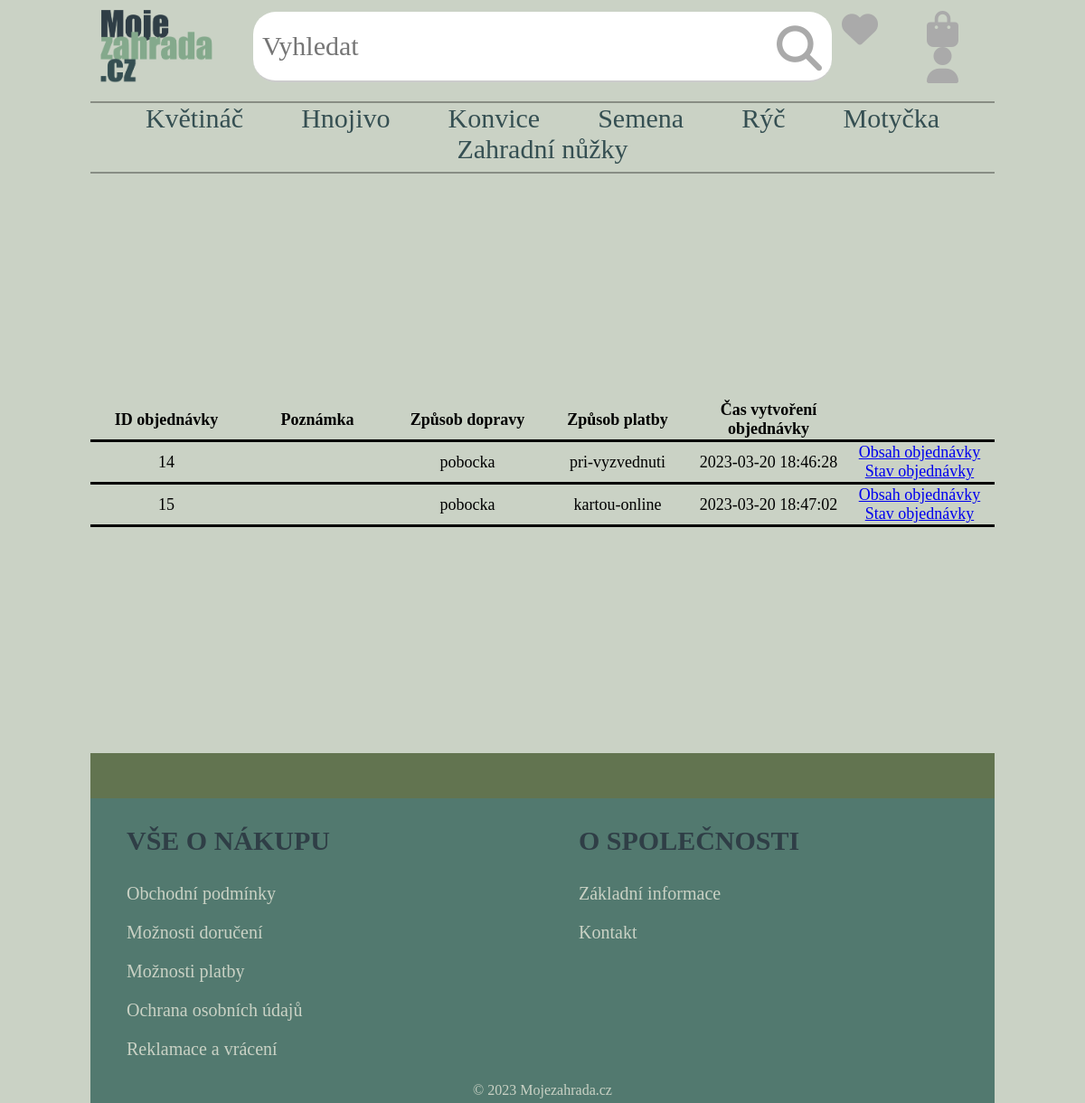
Screenshot of /mojezahrada/zakaznikObjednavky.php with the database file from the repository.
### tables this page shows
CREATE TABLE `kategorie` (
  `id_kategorie` int(3) NOT NULL,
  `nazev` varchar(30) NOT NULL
);

CREATE TABLE `objednavka` (
  `id_o` int(5) NOT NULL,
  `id_zakaznika` int(4) NOT NULL,
  `poznamky` varchar(200) DEFAULT NULL,
  `zpusob_dopravy` varchar(30) NOT NULL,
  `zpusob_platby` varchar(30) NOT NULL,
  `cas_vytvoreni_objednavky` datetime NOT NULL DEFAULT current_timestamp()
);

### mojezahrada/Databaze.php (called while the page is built, shortened)
<?php
class Databaze {
    private $server = "localhost";
    private $uzivatel = "root";
    private $heslo = "";
    private $databaze = "eshop_zahrada";
    public function pripojit() {
        $spojeni = mysqli_connect($this->server, $this->uzivatel, $this->heslo, $this->databaze);
        return $spojeni;
    }
    public function vybrat($tabulka, $sloupce = "*", $podminka = "") {
        $spojeni = $this->pripojit();
        $dotaz = "SELECT $sloupce FROM $tabulka";
        if ($podminka != "") {
            $dotaz .= " WHERE $podminka";
        }
        $vysledek = mysqli_query($spojeni, $dotaz);
        return $vysledek;
    }
}

### mojezahrada/zakaznikObjednavky.php (the view, shortened to what this page needs)
<!DOCTYPE html>
<html lang="cs">
<head>
    <?php
    include_once "link-styly.php";
    ?>
    <link rel="stylesheet" href="styles/kosik-style.css">
</head>
<body>
<?php
include_once "header.php";
include_once "navigace.php";
?>
<table class="vypisKosik" cellspacing="0">
    <thead>
    <tr>
        <th>ID objednávky</th>
        <th>Poznámka</th>
        <th>Způsob dopravy</th>
        <th>Způsob platby</th>
        <th>Čas vytvoření objednávky</th>
        <th></th>
    </tr>
    </thead>
    <tbody>
    <?php
    include_once "autentizace.php";
    include_once "header.php";
    include_once "navigace.php";
    $tabulka= "objednavka";
    $dotaz = "*";
    $podminka = "id_zakaznika ='".$id_zakaznika."'";
    $db = new Databaze();
    $vysledek = $db->vybrat($tabulka,$dotaz,$podminka);
    if ($vysledek->num_rows > 0) {
        while ($radek = $vysledek->fetch_assoc()) {
            ?>
            <tr>
                <td><?= $radek['id_o']; ?></td>
                <td><?= $radek['poznamky']; ?></td>
                <td><?= $radek['zpusob_dopravy']; ?></td>
                <td><?= $radek['zpusob_platby']; ?></td>
                <td><?= $radek['cas_vytvoreni_objednavky']; ?></td>
                <td>
                    <a href="zakaznikObsahObjednavky.php?id_o=<?= $radek['id_o']; ?>" >Obsah objednávky</a>
                    <a href="zakaznikStavObjednavky.php?id_o=<?= $radek['id_o']; ?>" >Stav objednávky</a>
                </td>
            </tr>
            <?php
        }
    } else {
        echo "<tr>
                <td><h5>Žádné objednávky</h5></td>
              </tr>";
    }
    ?>
    </tbody>
</table>
<?php
include_once "paticka.php";
?>
</body>
</html>

### mojezahrada/vypisKategriiNav.php (shortened to what this page needs)
<?php
$tabulka= "kategorie";
$db = new Databaze();
$vysledek = $db->vybrat($tabulka);
if ($vysledek->num_rows > 0) {
    while ($radek = $vysledek->fetch_assoc()) {
        ?>
            <li><a href="vypisKategorieProduktu.php?id_kategorie=<?=$radek["id_kategorie"]?>"><?=$radek["nazev"]; ?></a></li>
        <?php
    }
} else {
    echo "Nejsou žádné kategorie";
}
?>

### mojezahrada/styles/index-style.css (style rules this page uses)
body { padding: 0px 100px; margin: 0; background-color: #cad2c5; }
.navigace ul li { display: inline; list-style-type: none; }
.navigace ul li a { text-decoration: none; padding: 14px 30px; font-size: 30px; font-family: "Impact", "Times New Roman"; color: #354f52; }

### mojezahrada/styles/kosik-style.css (style rules this page uses)
.vypisKosik { width: 100%; margin: 250px 0px; }
.vypisKosik th, .vypisKosik td, .vypisKosik tr { width: 9%; border-bottom: solid; text-align: center; font-size: 18px; }

### rows the page displays
kategorie: nazev "Květináč"
kategorie: nazev "Hnojivo"
kategorie: nazev "Konvice"
kategorie: nazev "Semena"
kategorie: nazev "Rýč"
kategorie: nazev "Motyčka"
kategorie: nazev "Zahradní nůžky"
objednavka: id_o "14", zpusob_dopravy "pobocka", zpusob_platby "pri-vyzvednuti", cas_vytvoreni_objednavky "2023-03-20 18:46:28"
objednavka: id_o "15", zpusob_dopravy "pobocka", zpusob_platby "kartou-online", cas_vytvoreni_objednavky "2023-03-20 18:47:02"
